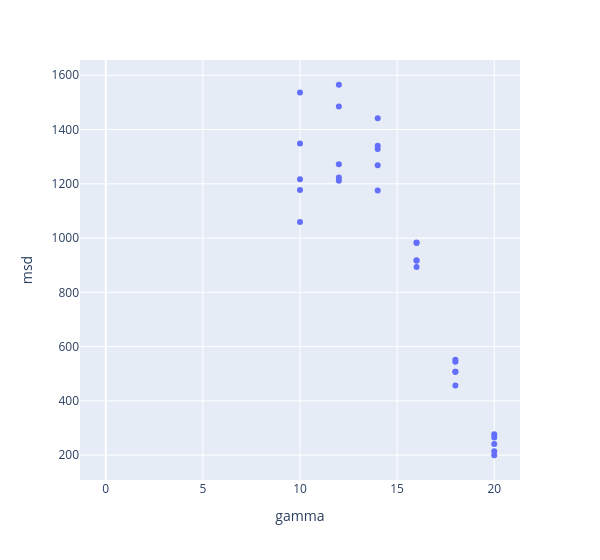

The notebook cell saved with this chart:
### Code cell
px.scatter(clusterveldf, x="gamma", y="msd").update_layout(width=600)

### Figure 1 — Plotly figure (JSON) as saved in the notebook; plotly's stock layout.template omitted (floating-point values rounded to 4 significant figures)
{"data": [{"hovertemplate": "gamma=%{x}<br>msd=%{y}<extra></extra>", "legendgroup": "", "marker": {"color": "#636efa", "symbol": "circle"}, "mode": "markers", "name": "", "orientation": "v", "showlegend": false, "type": "scatter", "x": [16, 0, 20, 20, 16, 20, 4, 6, 4, 12, 0, 12, 10, 16, 18, 8, 8, 10, 6, 10, 10, 14, 2, 8, 12, 14, 18, 0, 6, 2, 2, 2, 14, 10, 18, 16, 2, 4, 8, 20, 14, 14, 0, 6, 18, 16, 18, 0, 20, 4, 12, 12, 4, 8, 6], "xaxis": "x", "y": [983.2, NaN, 199.5, 264.7, 918.6, 276.4, NaN, NaN, NaN, 1223.0, NaN, 1484.0, 1349.0, 916.7, 507.6, NaN, NaN, 1537.0, NaN, 1177.0, 1216.0, 1176.0, NaN, NaN, 1565.0, 1268.0, 506.9, NaN, NaN, NaN, NaN, NaN, 1441.0, 1059.0, 551.0, 981.7, NaN, NaN, NaN, 241.0, 1340.0, 1328.0, NaN, NaN, 456.8, 893.2, 544.2, NaN, 214.3, NaN, 1211.0, 1272.0, NaN, NaN, NaN], "yaxis": "y"}], "layout": {"legend": {"tracegroupgap": 0}, "margin": {"t": 60}, "width": 600, "xaxis": {"anchor": "y", "domain": [0, 1], "title": {"text": "gamma"}}, "yaxis": {"anchor": "x", "domain": [0, 1], "title": {"text": "msd"}}}}
